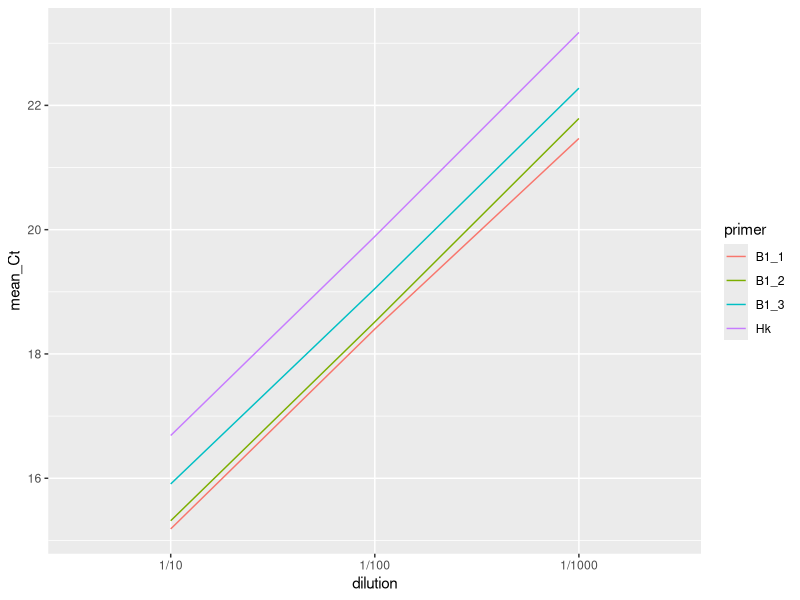
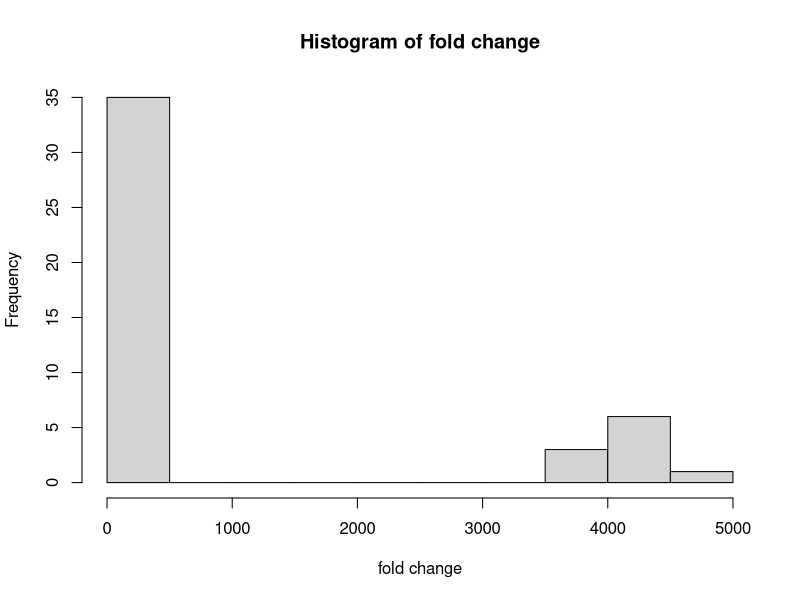
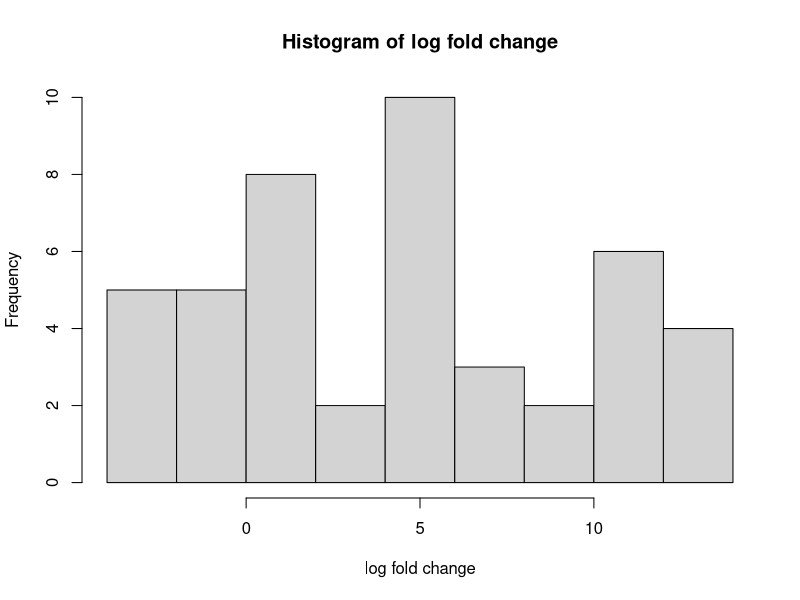
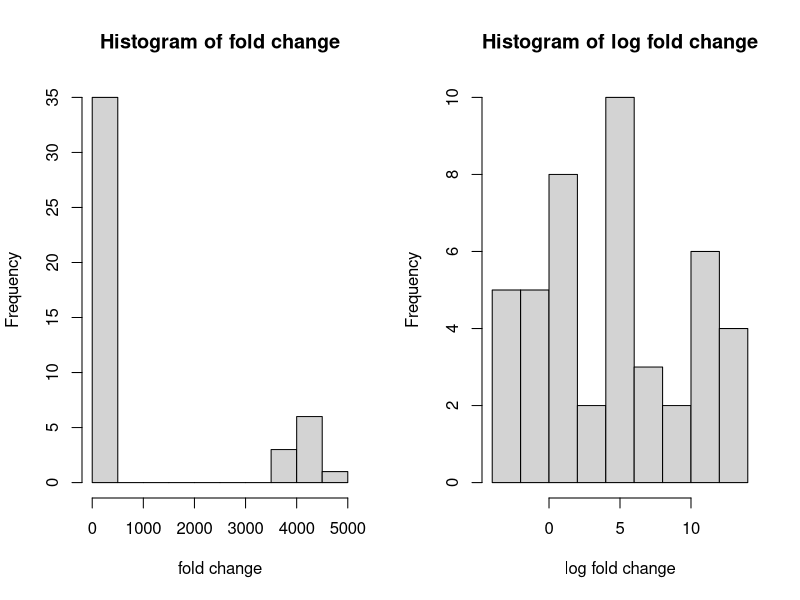
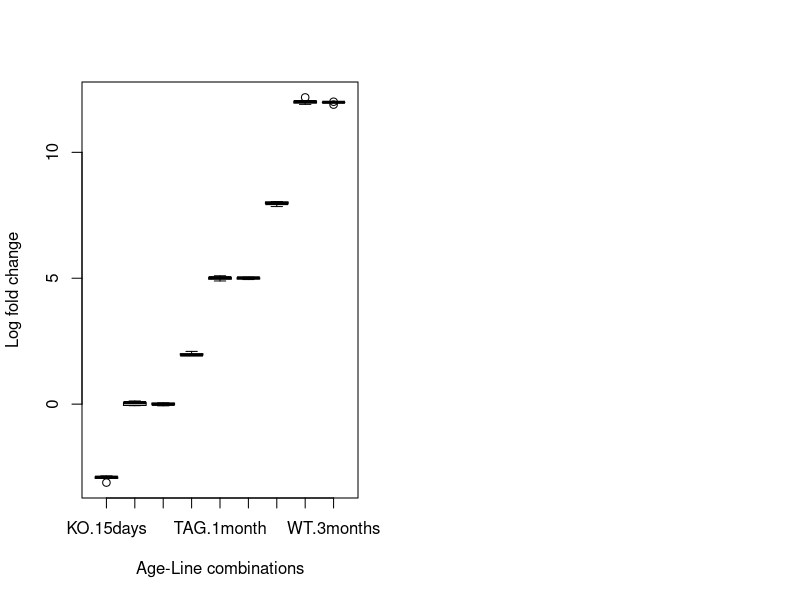
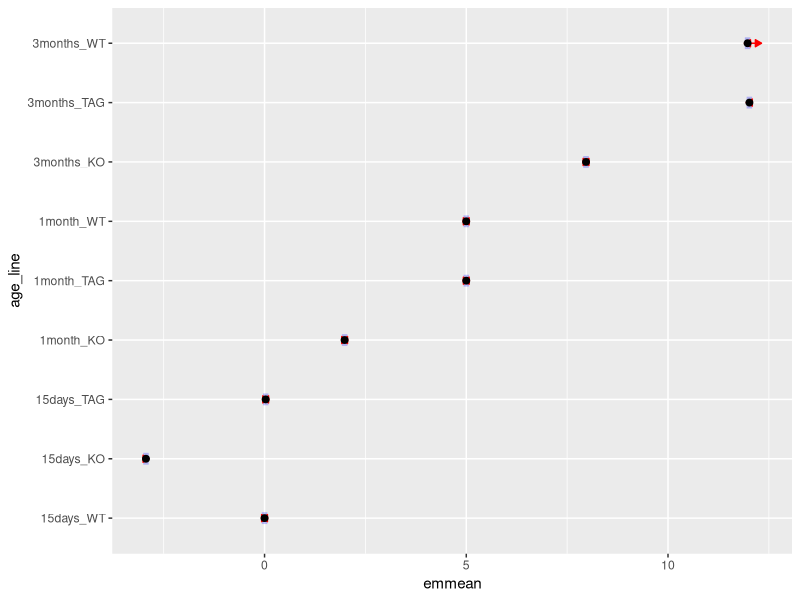

Write the R code that produced these figures, in order.
## ---- chunk 1
set.seed(10)
nDil <- 3 #No. of dilution
geneB1_1 <- rbind(rnorm(nDil, 15.2, .03),
                rnorm(nDil, 18.4, .03),
                rnorm(nDil, 21.5, .03))
geneB1_2 <- rbind(rnorm(nDil, 15.3, .03),
                rnorm(nDil, 18.5, .03),
                rnorm(nDil, 21.8, .03))
geneB1_3 <- rbind(rnorm(nDil, 15.9, .03),
                rnorm(nDil, 19.1, .03),
                rnorm(nDil, 22.3, .03))
geneHk <- rbind(rnorm(nDil, 16.7, .03),
                rnorm(nDil, 19.9, .03),
                rnorm(nDil, 23.2, .03))
geneB1 <- data.frame(rbind(geneB1_1, geneB1_2, geneB1_3, geneHk))

colnames(geneB1) <- c(paste0("run", seq(1:3)))
geneB1$mean_Ct <- apply(geneB1, 1, mean)
geneB1$dilution <- rep(c("1/10", "1/100", "1/1000"), times= 4)
geneB1$primer <- c(rep("B1_1", times = 3), rep("B1_2", times = 3), rep("B1_3", times = 3), rep("Hk", times = 3))
## ---- chunk 2
library(tidyverse)
library(dplyr)
geneB1 %>% ggplot(aes(x=dilution, y = mean_Ct, group=primer, color=primer)) + 
  geom_line()
## ---- chunk 3
geneB1 <- geneB1 %>% group_by(primer) %>% 
  mutate(slope = round(lm(mean_Ct ~ dilution)$coefficients[2], 3))
## ---- chunk 4
geneB1$efficiency <- round((10^(1/geneB1$slope) - 1)*100, 2)
efficiencies <- unique(geneB1$efficiency)
## ---- chunk 5
library(purrr)
library(tibble)

set.seed(10)
df <- data.frame(replicate(n = 3, rnorm(5, 12, .1), simplify = TRUE)) 
## ---- chunk 6
nKO <- 5 #No. of KO sample
nTAG <- 5 # No. of TAG sample
nWT <- 5 # No. of WT sample

set.seed(11)
geneB1 <- rbind(replicate(n = 3, rnorm(nKO, 25, .1), simplify = TRUE),
               replicate(n = 3, rnorm(nTAG, 22, .08), simplify = TRUE),
               replicate(n = 3, rnorm(nWT, 22, .08), simplify = TRUE)) 
## ---- chunk 7
Hk <- rbind(replicate(n = 3, rnorm(nKO, 25, .1), simplify = TRUE),
       replicate(n = 3, rnorm(nTAG, 25, .1), simplify = TRUE),
       replicate(n = 3, rnorm(nWT, 25, .1), simplify = TRUE)) #making the dataset with Ct values
day15 <- data.frame(geneB1, Hk)

colnames(day15) <- c(paste0("geneB1_run", seq(1:3)), paste0("Hk_run", seq(1:3))) #naming the columns. 3 runs
day15$sampleID <- c(paste0("KO", seq(1, nKO)),
                      paste0("TAG", seq(1, nTAG)),
                      paste0("WT", seq(1, nWT))) #naming sample/ID
day15 <- day15[, c(7, 1:6)] #reordering

day15$age <- rep("15days", times = nrow(day15)) #adding age to all. nrow means how many sample
day15$line <- c(rep("KO", times = nKO), rep("TAG", times = nTAG), rep("WT", times = nWT))
## ---- chunk 8
geneB1_1 <- rbind(replicate(n = 3, rnorm(nKO, 20, .1), simplify = TRUE),
                          replicate(n = 3, rnorm(nTAG, 17, .07), simplify = TRUE),
                          replicate(n = 3, rnorm(nWT, 17, .07), simplify = TRUE)) 
Hk1 <- rbind(replicate(n = 3, rnorm(nKO, 25, .1), simplify = TRUE),
               replicate(n = 3, rnorm(nTAG, 25, .1), simplify = TRUE),
               replicate(n = 3, rnorm(nWT, 25, .1), simplify = TRUE)) 
month1 <- data.frame(geneB1_1, Hk1)
#data.frame function makes the array of values into a data frame

colnames(month1) <- c(paste0("geneB1_run", seq(1:3)), paste0("Hk_run", seq(1:3))) 
month1$sampleID <- c(paste0("KO", seq(nKO+1, 2*nKO)),
                       paste0("TAG", seq(nTAG+1, 2*nTAG)),
                       paste0("WT", seq(nWT+1, 2*nWT)))
month1 <- month1[, c(7, 1:6)]

month1$age <- rep("1month", times = nrow(month1))
month1$line <- c(rep("KO", times = nKO), rep("TAG", times = nTAG), rep("WT", times = nWT))
## ---- chunk 9
geneB1_2 <- rbind(replicate(n = 3, rnorm(5, 14, .1), simplify = TRUE),
                           replicate(n = 3, rnorm(5, 10, .07), simplify = TRUE),
                           replicate(n = 3, rnorm(5, 10, .07), simplify = TRUE)) 

Hk2 <- rbind(replicate(n = 3, rnorm(5, 25, .1), simplify = TRUE),
                replicate(n = 3, rnorm(5, 25, .1), simplify = TRUE),
                replicate(n = 3, rnorm(5, 25, .1), simplify = TRUE))
month3 <- data.frame(geneB1_2, Hk2)

colnames(month3) <- c(paste0("geneB1_run", seq(1:3)), paste0("Hk_run", seq(1:3))) 
month3$sampleID <- c(paste0("KO", seq(2*nKO+1, 3*nKO)),
                       paste0("TAG", seq(2*nTAG+1, 3*nTAG)),
                       paste0("WT", seq(2*nWT+1, 3*nWT)))
month3 <- month3[, c(7, 1:6)]

month3$age <- rep("3months", times = nrow(month3)) #adding age to all. nrow means how many sample
month3$line <- c(rep("KO", times = nKO), rep("TAG", times = nTAG), rep("WT", times = nWT))
## ---- chunk 10
pcr <- rbind(day15, month1, month3)
## ---- chunk 11
a <- pcr %>% select_if(is.numeric) %>% colnames()

pcr$Ct_geneB1 <- apply(pcr[, c(grep("geneB1_", a, ignore.case = TRUE, value = T))], 1, mean)
pcr$Ct_Hk <- apply(pcr[, c(grep("Hk_", a, ignore.case = TRUE, value = T))], 1, mean)
## ---- chunk 12
data <- pcr[, c("sampleID", "age", "line", "Ct_geneB1", "Ct_Hk")]
## ---- chunk 13
data$delta_Ct <- data$Ct_geneB1 - data$Ct_Hk 
## ---- chunk 14
calibrator <- data[data$line == "WT" & data$age == "15days",]
calibrator_deltaCt <- mean(calibrator$delta_Ct)
## ---- chunk 15
data$delta_deltaCt <- data$delta_Ct - calibrator_deltaCt
## ---- chunk 16
data$fold_gene_expression <- 2^-(data$delta_deltaCt)
## ---- chunk 17
par(mfrow = c(1,1))
hist(data$fold_gene_expression, xlab="fold change", main="Histogram of fold change")

data$log_fold_change <- log2(data$fold_gene_expression)
par(mfrow = c(1,1))
hist(data$log_fold_change, xlab="log fold change", main="Histogram of log fold change")
## ---- chunk 18
par(mfrow = c(1,2))
hist(data$fold_gene_expression, xlab="fold change", main="Histogram of fold change")
hist(data$log_fold_change, xlab="log fold change", main="Histogram of log fold change")
## ---- chunk 19
write.csv(data, "pcr1.csv", sep = ",")
## ---- chunk 20
table(data$age, data$line)
## ---- chunk 21
boxplot(log_fold_change ~ line*age, data=data, xlab = "Age-Line combinations", ylab = "Log fold change")
## ---- chunk 22
data$age_line <- paste(data$age, data$line, sep = "_")
## ---- chunk 23
lm1 <- lm(log_fold_change ~ age_line, data=data)
summary(lm1)
## ---- chunk 24
estimate <-  mean(data$log_fold_change[data$age_line == "15days_KO"])
se <- function(x) sqrt(var(x) / length(x))
SE <- se(data$log_fold_change[data$age_line == "15days_KO"]) #`SE` might be a bit different than the value shown in the output table
t_value <- estimate/SE
## ---- chunk 25
data$age_line <- relevel(factor(data$age_line), ref = "15days_WT")
lm2 <- lm(log_fold_change ~ age_line, data=data)
summary(lm2)
## ---- chunk 26
library(emmeans)
em=emmeans(lm2,~age_line)
emp=emmeans(lm2,pairwise~age_line) 
em
emp
plot(em, comparisons = TRUE)
## ---- chunk 27
lm3 <- lm(log_fold_change ~ age + line, data=data)
summary(lm3)
## ---- chunk 28
lm4 <- lm(log_fold_change ~ age*line, data=data)
summary(lm4)
## ---- chunk 29
anova(lm2)
